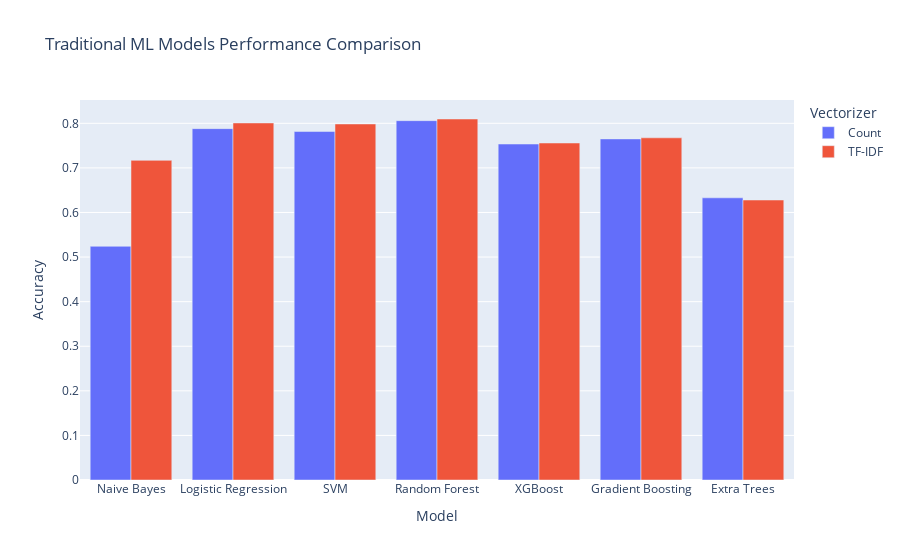

Source (notebook cell):
### Markdown cell above
### 5.4 Traditional ML Results Analysis

Analyzing and visualizing the performance of traditional ML models.

### Code cell
# Results analysis and comparison
print("=== TRADITIONAL ML RESULTS SUMMARY ===")

# Create results comparison DataFrame
comparison_data = []
for vectorizer in ['Count', 'TF-IDF']:
    for model_name in models.keys():
        result = results[vectorizer][model_name]
        comparison_data.append({
            'Vectorizer': vectorizer,
            'Model': model_name,
            'Accuracy': result['accuracy'],
            'Precision': result['precision'],
            'Recall': result['recall'],
            'F1-Score': result['f1']
        })

results_df = pd.DataFrame(comparison_data)

print("Performance Comparison:")
display(results_df.round(4))

# Find best performing model
best_model = results_df.loc[results_df['Accuracy'].idxmax()]
print(f"\nBest performing model: {best_model['Model']} with {best_model['Vectorizer']} vectorizer")
print(f"Best accuracy: {best_model['Accuracy']:.4f}")

# Detailed results for best model
best_vectorizer = best_model['Vectorizer']
best_model_name = best_model['Model']
best_result = results[best_vectorizer][best_model_name]

print(f"\n=== DETAILED RESULTS FOR BEST MODEL ===")
print(f"Model: {best_model_name} with {best_vectorizer} vectorizer")
print(f"Overall Accuracy: {best_result['accuracy']:.4f}")
print(f"Overall Precision: {best_result['precision']:.4f}")
print(f"Overall Recall: {best_result['recall']:.4f}")
print(f"Overall F1-Score: {best_result['f1']:.4f}")

print(f"\nPer-class metrics:")
classes = ['Negative', 'Neutral', 'Positive']
for i, class_name in enumerate(classes):
    print(f"{class_name}:")
    print(f"  Precision: {best_result['precision_per_class'][i]:.4f}")
    print(f"  Recall: {best_result['recall_per_class'][i]:.4f}")
    print(f"  F1-Score: {best_result['f1_per_class'][i]:.4f}")

# Confusion Matrix for best model
print(f"\n=== CONFUSION MATRIX FOR BEST MODEL ===")
best_y_pred = best_result['y_pred']
cm = confusion_matrix(y_test, best_y_pred, labels=classes)
cm_df = pd.DataFrame(cm, index=classes, columns=classes)
print("Confusion Matrix:")
display(cm_df)

# Visualize results
try:
    # Performance comparison plot
    fig = px.bar(results_df, x='Model', y='Accuracy', color='Vectorizer',
                 title='Traditional ML Models Performance Comparison',
                 barmode='group')
    fig.show()
except Exception as e:
    print(f"Plotly error: {e}")
    # Matplotlib fallback
    plt.figure(figsize=(12, 6))
    models_list = results_df['Model'].unique()
    x = np.arange(len(models_list))
    width = 0.35
    
    count_accuracies = [results_df[(results_df['Model'] == model) & (results_df['Vectorizer'] == 'Count')]['Accuracy'].iloc[0] for model in models_list]
    tfidf_accuracies = [results_df[(results_df['Model'] == model) & (results_df['Vectorizer'] == 'TF-IDF')]['Accuracy'].iloc[0] for model in models_list]
    
    plt.bar(x - width/2, count_accuracies, width, label='Count Vectorizer')
    plt.bar(x + width/2, tfidf_accuracies, width, label='TF-IDF Vectorizer')
    
    plt.xlabel('Models')
    plt.ylabel('Accuracy')
    plt.title('Traditional ML Models Performance Comparison')
    plt.xticks(x, models_list, rotation=45)
    plt.legend()
    plt.tight_layout()
    plt.show()

### Figure 1 — Plotly figure (JSON) as saved in the notebook; plotly's stock layout.template omitted (floating-point values rounded to 4 significant figures)
{"data": [{"alignmentgroup": "True", "hovertemplate": "Vectorizer=Count<br>Model=%{x}<br>Accuracy=%{y}<extra></extra>", "legendgroup": "Count", "marker": {"color": "#636efa", "pattern": {"shape": ""}}, "name": "Count", "offsetgroup": "Count", "orientation": "v", "showlegend": true, "textposition": "auto", "type": "bar", "x": ["Naive Bayes", "Logistic Regression", "SVM", "Random Forest", "XGBoost", "Gradient Boosting", "Extra Trees"], "xaxis": "x", "y": [0.5241, 0.7881, 0.7816, 0.8059, 0.7535, 0.765, 0.6329], "yaxis": "y"}, {"alignmentgroup": "True", "hovertemplate": "Vectorizer=TF-IDF<br>Model=%{x}<br>Accuracy=%{y}<extra></extra>", "legendgroup": "TF-IDF", "marker": {"color": "#EF553B", "pattern": {"shape": ""}}, "name": "TF-IDF", "offsetgroup": "TF-IDF", "orientation": "v", "showlegend": true, "textposition": "auto", "type": "bar", "x": ["Naive Bayes", "Logistic Regression", "SVM", "Random Forest", "XGBoost", "Gradient Boosting", "Extra Trees"], "xaxis": "x", "y": [0.7169, 0.8008, 0.7985, 0.8097, 0.7558, 0.7675, 0.6279], "yaxis": "y"}], "layout": {"barmode": "group", "legend": {"title": {"text": "Vectorizer"}, "tracegroupgap": 0}, "title": {"text": "Traditional ML Models Performance Comparison"}, "xaxis": {"anchor": "y", "domain": [0, 1], "title": {"text": "Model"}}, "yaxis": {"anchor": "x", "domain": [0, 1], "title": {"text": "Accuracy"}}}}
